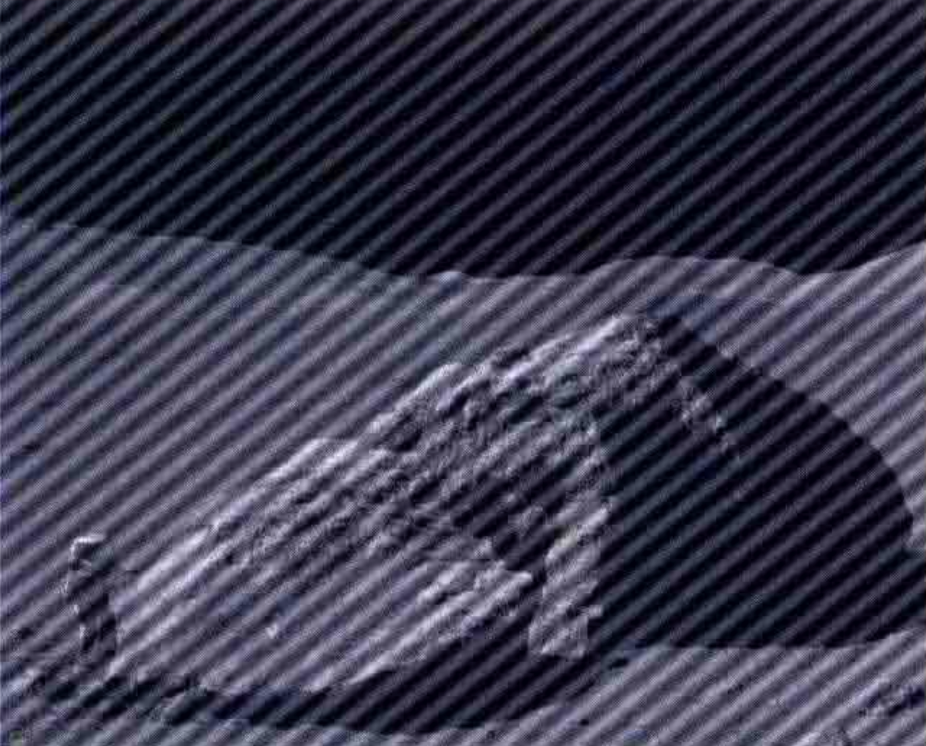
#> input picture hw2/4/21.png, 926 x 746 px, found by its file name
$ python '去条纹.py'
#> lines starting #> are read from the running program, lines starting #| are printed output that depends on the picture
import numpy as np
import cv2
from matplotlib import pyplot as plt

# 9.17: 陷波带阻滤波器消除周期噪声干扰
def butterworthNRFilter(img, radius=10, uk=10, vk=10, n=2):  # 巴特沃斯陷波带阻滤波器
    M, N = img.shape[1], img.shape[0]
    u, v = np.meshgrid(np.arange(M), np.arange(N))
    Dm = np.sqrt((u - M//2 - uk)**2 + (v - N//2 - vk)**2)
    Dp = np.sqrt((u - M//2 + uk)**2 + (v - N//2 + vk)**2)
    D0 = radius
    n2 = 2 * n
    kernel = (1 / (1 + (D0 / (Dm + 1e-6))**n2)) * (1 / (1 + (D0 / (Dp + 1e-6))**n2))
    return kernel
# (1) 读取原始图像
img = cv2.imread("hw2\\4\\21.png", flags=0)  # flags=0 读取为灰度图像
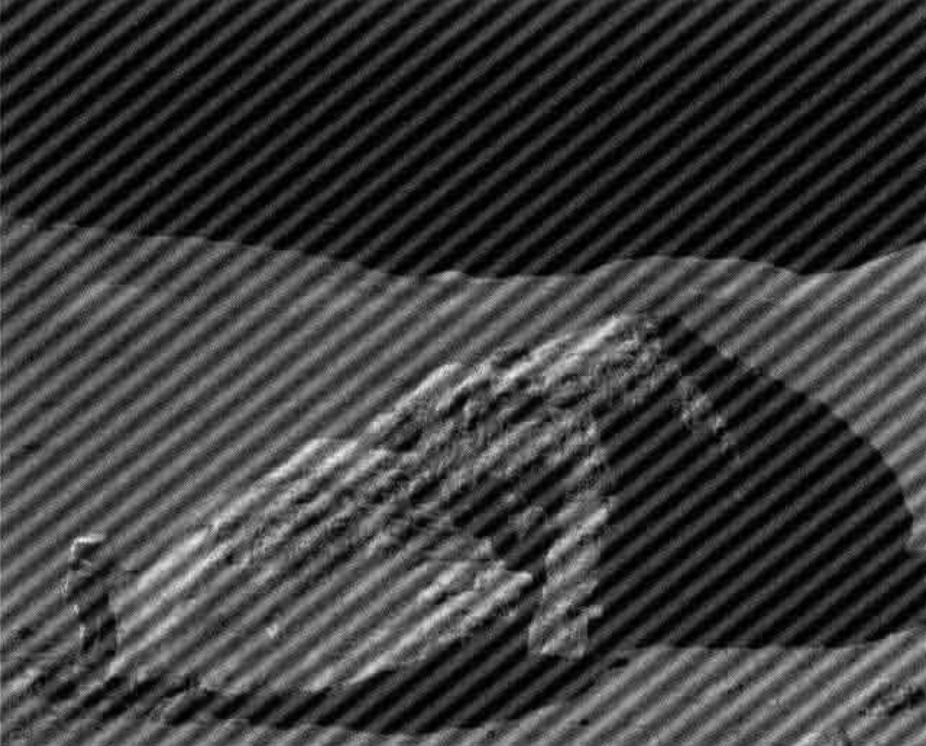
#> img: shape (746, 926); min 0, max 242, mean 59
imgFloat32 = np.float32(img)  # 将图像转换成 float32
rows, cols = img.shape[:2]  # 图片的高度和宽度
#> rows = 746; cols = 926
fig = plt.figure(figsize=(9, 6))
plt.subplot(231), plt.title("Original image"), plt.axis('off'), plt.imshow(img, cmap='gray')
# (2) 中心化, centralized 2d array f(x,y) * (-1)^(x+y)
mask = np.ones(img.shape)
mask[1::2, ::2] = -1
mask[::2, 1::2] = -1
fImage = imgFloat32 * mask  # f(x,y) * (-1)^(x+y)
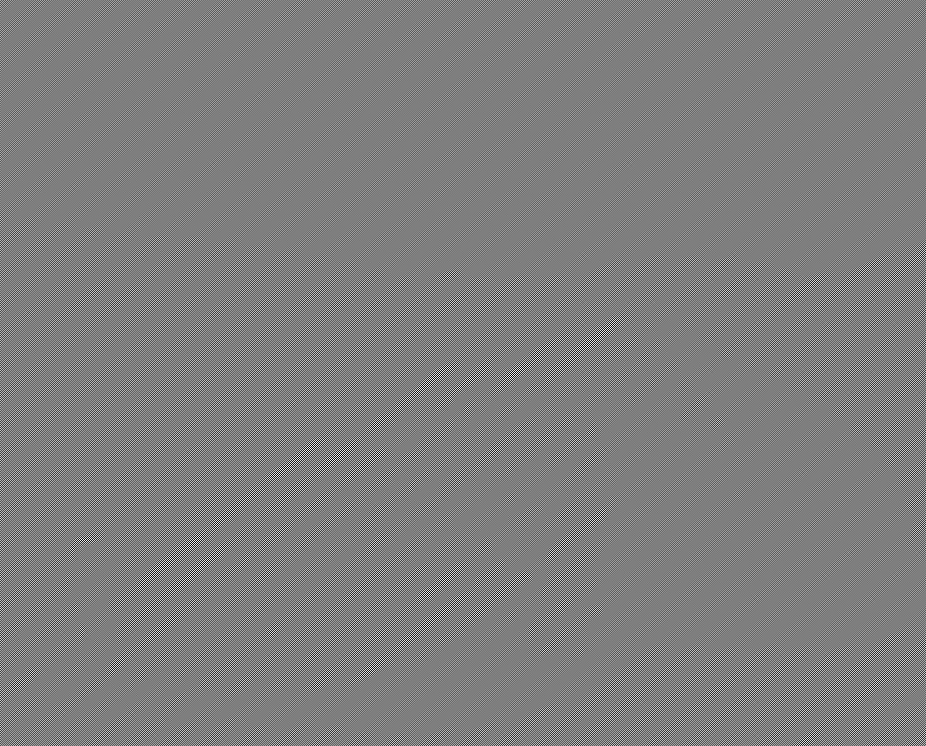
#> fImage: shape (746, 926) float64; min -239, max 242, mean 0; drawn with min black and max white
# (3) 快速傅里叶变换
rPadded = cv2.getOptimalDFTSize(rows)  # 最优 DFT 扩充尺寸
#> rPadded = 750
cPadded = cv2.getOptimalDFTSize(cols)  # 用于快速傅里叶变换
#> cPadded = 960
dftImage = np.zeros((rPadded, cPadded, 2), np.float32)  # 对原始图像进行边缘扩充
dftImage[:rows, :cols, 0] = fImage  # 边缘扩充，下侧和右侧补0
cv2.dft(dftImage, dftImage, cv2.DFT_COMPLEX_OUTPUT)  # 快速傅里叶变换
dftAmp = cv2.magnitude(dftImage[:,:,0], dftImage[:,:,1])  # 傅里叶变换的幅度谱 (rPad, cPad)
dftAmpLog = np.log(1.0 + dftAmp)  # 幅度谱对数变换，以便于显示
dftAmpNorm = np.uint8(cv2.normalize(dftAmpLog, None, 0, 255, cv2.NORM_MINMAX))  # 归一化为 [0,255]
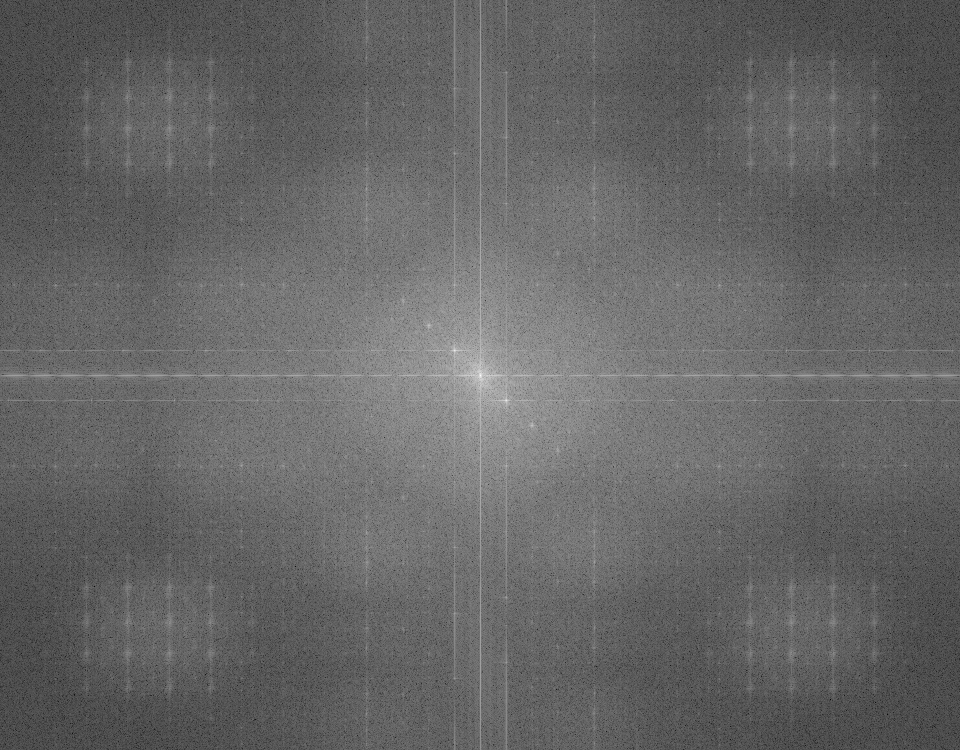
#> dftAmpLog: shape (750, 960) float32; min 0.496, max 17.52, mean 7.31; drawn with min black and max white
plt.subplot(232), plt.axis('off'), plt.title("DFT spectrum")
plt.imshow(dftAmpNorm, cmap='gray')
plt.arrow(445, 370, 25, 30, width=5, length_includes_head=True, shape='full')  # 在图像上加上箭头
plt.arrow(550, 490, -25, -30, width=5, length_includes_head=True, shape='full')  # 在图像上加上箭头
# (4) 构建陷波带阻滤波器 传递函数
BRFilter = butterworthNRFilter(dftImage, radius=15, uk=25, vk=16, n=3)  # 巴特沃斯陷波带阻滤波器, 处理周期噪声
plt.subplot(233), plt.axis('off'), plt.title("Butterworth notch resist filter")
plt.imshow(BRFilter, cmap='gray')
# (5) 在频率域修改傅里叶变换: 傅里叶变换 点乘 陷波带阻滤波器
dftFilter = np.zeros(dftImage.shape, dftImage.dtype)  # 快速傅里叶变换的尺寸(优化尺寸)
for i in range(2):
    dftFilter[:rPadded, :cPadded, i] = dftImage[:rPadded, :cPadded, i] * BRFilter
# 频域滤波傅里叶变换的傅里叶谱
nrfDftAmp = cv2.magnitude(dftFilter[:, :, 0], dftFilter[:, :, 1])  # 傅里叶变换的幅度谱
nrfDftAmpLog = np.log(1.0 + nrfDftAmp)  # 幅度谱对数变换，以便于显示
nrfDftAmpNorm = np.uint8(cv2.normalize(nrfDftAmpLog, None, 0, 255, cv2.NORM_MINMAX))  # 归一化为 [0,255]
plt.subplot(234), plt.axis('off'), plt.title("BNRF DFT Spectrum")
plt.imshow(nrfDftAmpNorm, cmap='gray')
# (6) 对频域滤波傅里叶变换 执行傅里叶逆变换，并只取实部
idft = np.zeros(dftAmp.shape, np.float32)  # 快速傅里叶变换的尺寸(优化尺寸)
cv2.dft(dftFilter, idft, cv2.DFT_REAL_OUTPUT + cv2.DFT_INVERSE + cv2.DFT_SCALE)
# (7) 中心化, centralized 2d array g(x,y) * (-1)^(x+y)
mask2 = np.ones(dftAmp.shape)
mask2[1::2, ::2] = -1
mask2[::2, 1::2] = -1
idftCen = idft * mask2  # g(x,y) * (-1)^(x+y)
plt.subplot(235), plt.axis('off'), plt.title("g(x,y)*(-1)^(x+y)")
plt.imshow(idftCen, cmap='gray')
# (8) 截取左上角，大小和输入图像相等
idftCenClip = np.clip(idftCen, 0, 255)  # 截断函数，将数值限制在 [0,255]
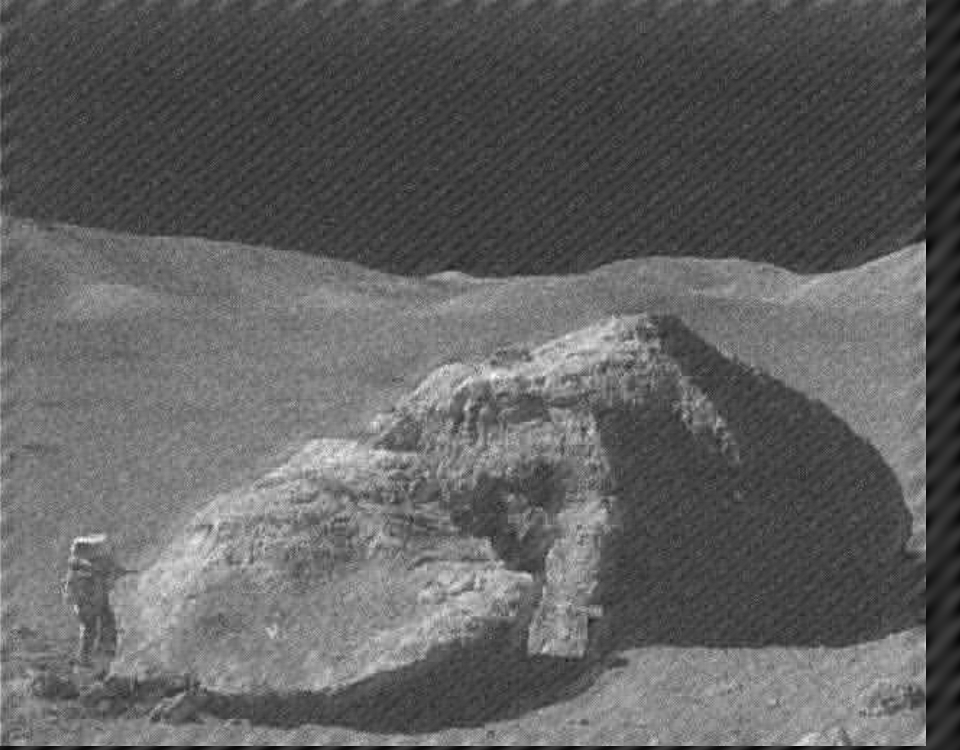
#> idftCen: shape (750, 960) float64; min -32.51, max 197, mean 54.8; drawn with min black and max white
imgFiltered = idftCenClip.astype(np.uint8)
imgFiltered = imgFiltered[:rows, :cols]
plt.subplot(236), plt.axis('off'), plt.title("BNRF filtered image")
plt.imshow(imgFiltered, cmap='gray')
plt.tight_layout()
plt.show()
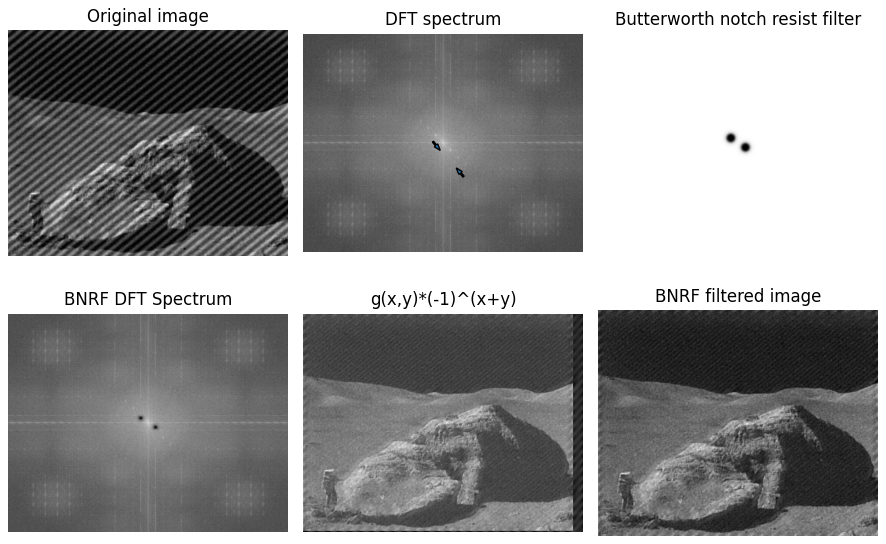
#> figure drawn by matplotlib, 6 panels
print("image.shape:{}".format(img.shape))
#| image.shape:(746, 926)
print("imgFloat32.shape:{}".format(imgFloat32.shape))
#| imgFloat32.shape:(746, 926)
print("dftImage.shape:{}".format(dftImage.shape))
#| dftImage.shape:(750, 960, 2)
print("dftAmp.shape:{}".format(dftAmp.shape))
#| dftAmp.shape:(750, 960)
print("idft.shape:{}".format(idft.shape))
#| idft.shape:(750, 960)
print("dftFilter.shape:{}".format(dftFilter.shape))
#| dftFilter.shape:(750, 960, 2)
print("imgFiltered.shape:{}".format(imgFiltered.shape))
#| imgFiltered.shape:(746, 926)

$ run again, with hw2/4/18.png copied over hw2/4/21.png
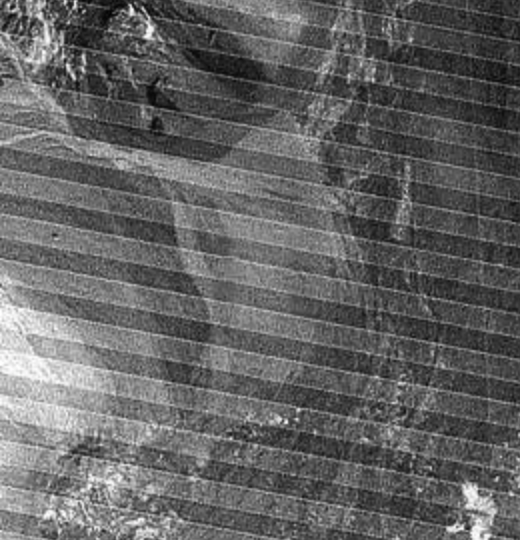
#> input picture hw2/4/18.png, 520 x 540 px, found by its file name
#> `dftAmpNorm = np.uint8(cv2.normalize(dftAmpLog, None, 0, 255, cv2.NORM_..`:
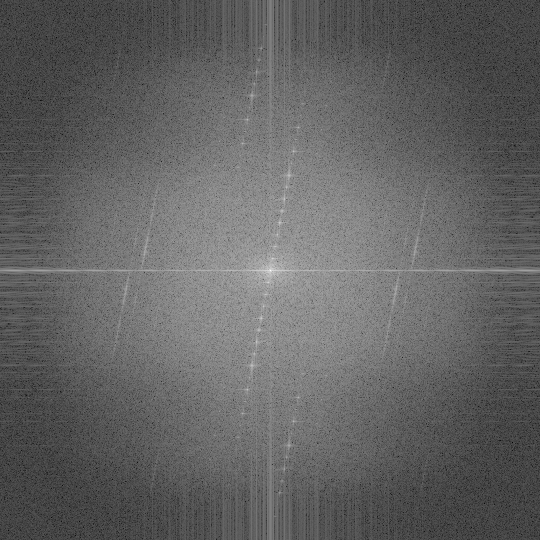
#> dftAmpLog: shape (540, 540) float32; min 0.602, max 17.14, mean 7.02; drawn with min black and max white
#> `idftCenClip = np.clip(idftCen, 0, 255)`:
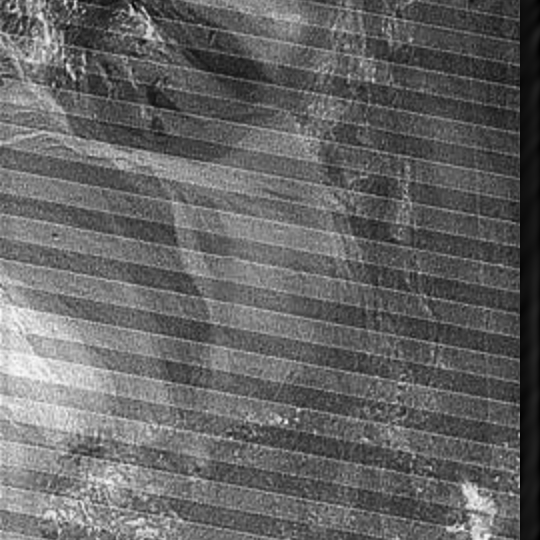
#> idftCen: shape (540, 540) float64; min -13.27, max 254.8, mean 92.5; drawn with min black and max white
#| image.shape:(540, 520)
#| imgFloat32.shape:(540, 520)
#| dftImage.shape:(540, 540, 2)
#| dftAmp.shape:(540, 540)
#| idft.shape:(540, 540)
#| dftFilter.shape:(540, 540, 2)
#| imgFiltered.shape:(540, 520)

$ run again, with hw2/4/19.png copied over hw2/4/21.png
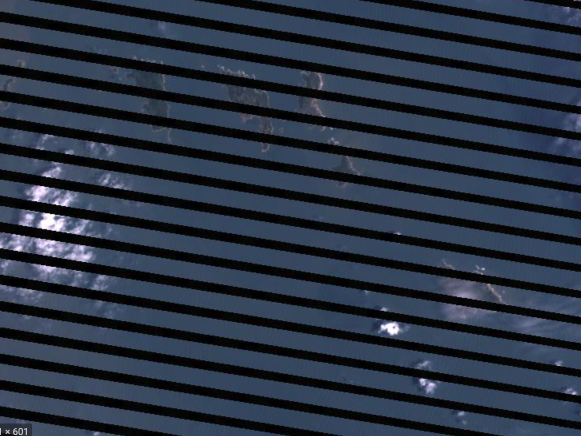
#> input picture hw2/4/19.png, 1162 x 872 px, found by its file name (shown at 1/2 size)
#> `dftAmpNorm = np.uint8(cv2.normalize(dftAmpLog, None, 0, 255, cv2.NORM_..`:
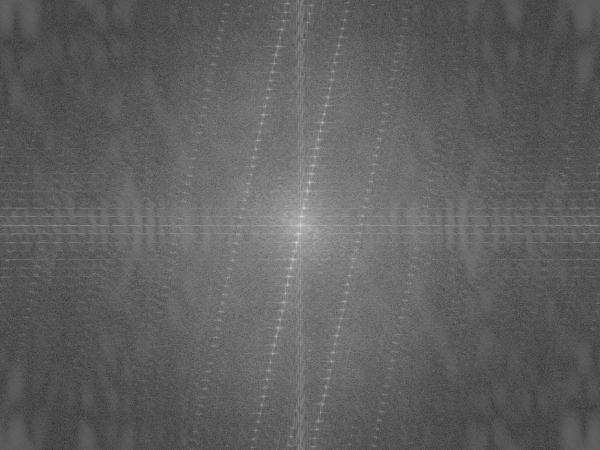
#> dftAmpLog: shape (900, 1200) float32 (shown at 1/2 size); min 0.895, max 17.73, mean 7.24; drawn with min black and max white
#> `idftCenClip = np.clip(idftCen, 0, 255)`:
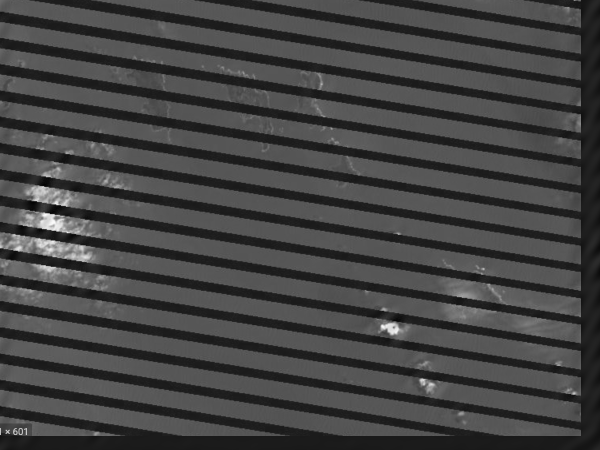
#> idftCen: shape (900, 1200) float64 (shown at 1/2 size); min -29.8, max 252.9, mean 45; drawn with min black and max white
#| image.shape:(872, 1162)
#| imgFloat32.shape:(872, 1162)
#| dftImage.shape:(900, 1200, 2)
#| dftAmp.shape:(900, 1200)
#| idft.shape:(900, 1200)
#| dftFilter.shape:(900, 1200, 2)
#| imgFiltered.shape:(872, 1162)

$ run again, with hw2/4/20.png copied over hw2/4/21.png
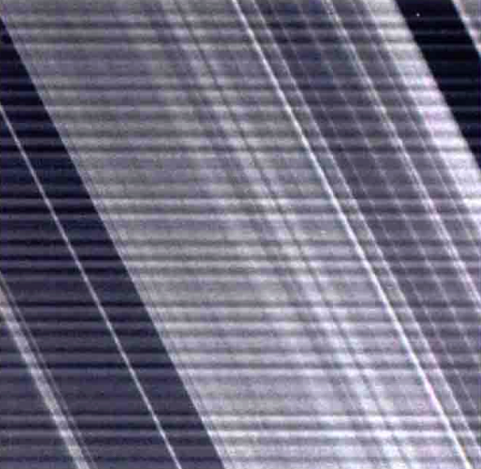
#> input picture hw2/4/20.png, 481 x 469 px, found by its file name
#> `dftAmpNorm = np.uint8(cv2.normalize(dftAmpLog, None, 0, 255, cv2.NORM_..`:
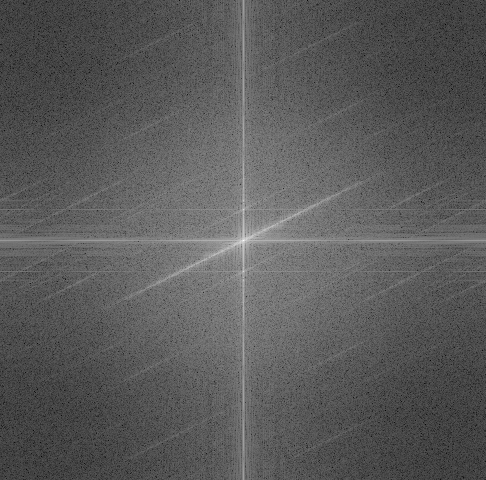
#> dftAmpLog: shape (480, 486) float32; min 1.05, max 17.06, mean 6.75; drawn with min black and max white
#> `idftCenClip = np.clip(idftCen, 0, 255)`:
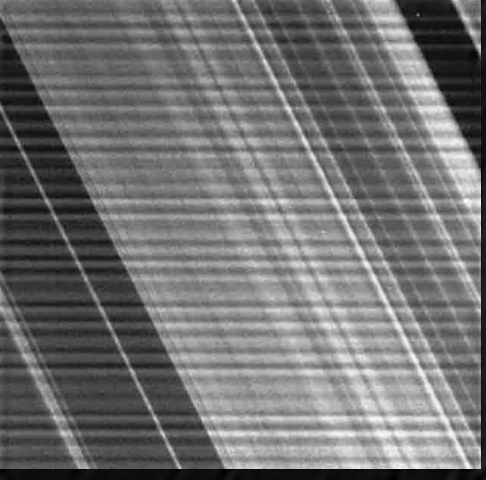
#> idftCen: shape (480, 486) float64; min -14.62, max 256.1, mean 106.5; drawn with min black and max white
#| image.shape:(469, 481)
#| imgFloat32.shape:(469, 481)
#| dftImage.shape:(480, 486, 2)
#| dftAmp.shape:(480, 486)
#| idft.shape:(480, 486)
#| dftFilter.shape:(480, 486, 2)
#| imgFiltered.shape:(469, 481)
